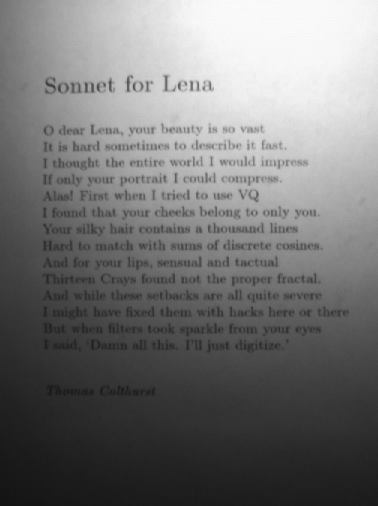
#> input picture data/images/text1.png, 378 x 506 px
$ python day044.py
#> lines starting #> are read from the running program, lines starting #| are printed output that depends on the picture; after the words box and inside, x2 and y2 are one past the last pixel; in counts of white or black regions, pixels touching at a corner belong together
'''
Author       : Bingqiang Zhou
Date         : 2021-02-17 16:33:11
LastEditors  : Bingqiang Zhou
LastEditTime : 2021-02-17 16:55:56
Description  : OpenCV中图像二化自适应阈值算法
    OpenCV中的自适应阈值算法主要是基于均值实现，
    根据计算均值的方法不同分为盒子模糊均值与高斯模糊均值，
    然后使用原图减去均值图像，得到的差值图像进行自适应分割，
    相关的API如下：
        void cv::adaptiveThreshold(
        InputArray src,
        OutputArray dst,
        double maxValue,
        int adaptiveMethod,
        int thresholdType,
        int blockSize,
        double C
        )
    其中blockSize取值必须是奇数，C取值在10左右

    自适应方法类型：
    ADAPTIVE_THRESH_GAUSSIAN_C = 1
    ADAPTIVE_THRESH_MEAN_C = 0

    当阈值操作类型thresholdType为：THRESH_BINARY
    二值图像 = 原图 – 均值图像 > -C ? 255 : 0

    当阈值操作类型thresholdType为：THRESH_BINARY_INV
    二值图像 = 原图 – 均值图像 > -C ? 0 : 255
'''

import cv2 as cv
import matplotlib.pyplot as plt

src = cv.imread("../data/images/text1.png")
#> src is the input picture: shape (506, 378, 3); min 19, max 251, mean 117.3
gray = cv.cvtColor(src, cv.COLOR_BGR2GRAY)

threshold, binary_THRESH_TRIANGLE = cv.threshold(gray, 0, 255, cv.THRESH_TRIANGLE)
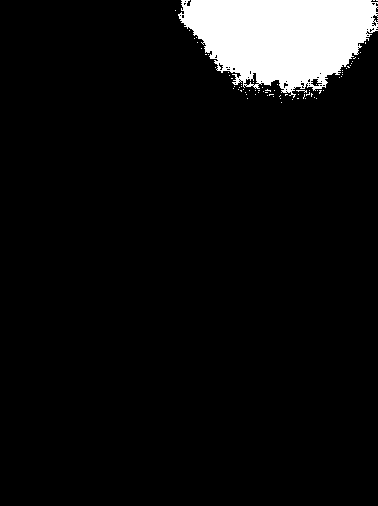
#> binary_THRESH_TRIANGLE: shape (506, 378); 7% white; 76 white regions (75 under 20 px), largest, box (x1, y1, x2, y2) and area: (178, 0, 378, 98) 13260
#> threshold = 240
print("THRESH_TRIANGLE threshold: ", threshold)
#| THRESH_TRIANGLE threshold:  240.0

threshold, binary_THRESH_OTSU = cv.threshold(gray, 0, 255, cv.THRESH_OTSU)
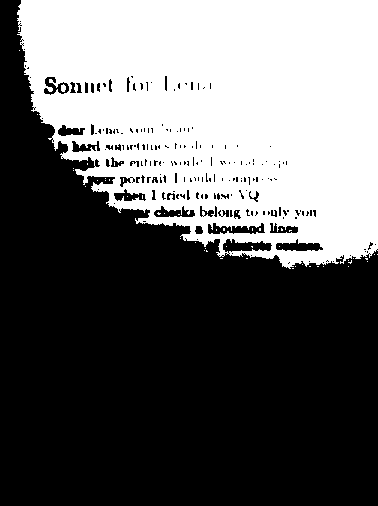
#> binary_THRESH_OTSU: shape (506, 378); 38.9% white; 52 white regions (50 under 20 px), largest, box (x1, y1, x2, y2) and area: (17, 0, 378, 269) 74240, (61, 84, 66, 92) 32
#> threshold = 131
print("THRESH_OTSU threshold: ", threshold)
#| THRESH_OTSU threshold:  131.0


binary_ADAPTIVE_THRESH_GAUSSIAN_C = cv.adaptiveThreshold(gray, 255, cv.ADAPTIVE_THRESH_GAUSSIAN_C, cv.THRESH_BINARY, 25, 10)
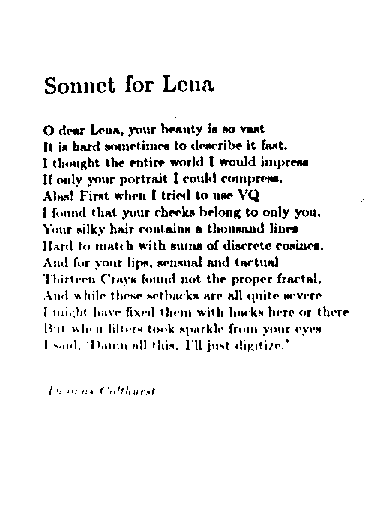
#> binary_ADAPTIVE_THRESH_GAUSSIAN_C: shape (506, 378); 93.6% white; black in thin lines or dots, all inside (x1, y1, x2, y2) = (43, 75, 364, 395)

binary_ADAPTIVE_THRESH_MEAN_C = cv.adaptiveThreshold(gray, 255, cv.ADAPTIVE_THRESH_MEAN_C, cv.THRESH_BINARY, 25, 10)
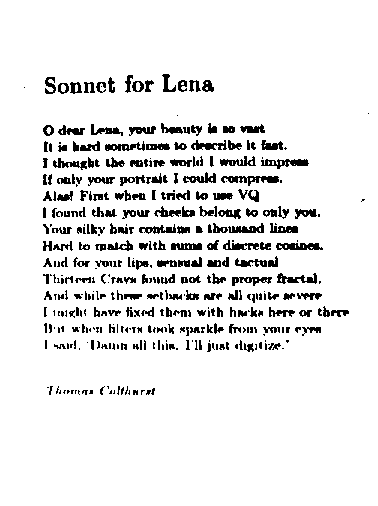
#> binary_ADAPTIVE_THRESH_MEAN_C: shape (506, 378); 91.6% white; 383 black regions (150 under 20 px), largest, box (x1, y1, x2, y2) and area: (221, 176, 279, 186) 299, (261, 159, 309, 169) 252, (276, 243, 323, 250) 251

# 可视化
rows = 2
cols = 3
images = [src, binary_THRESH_TRIANGLE, binary_THRESH_OTSU, binary_ADAPTIVE_THRESH_GAUSSIAN_C, binary_ADAPTIVE_THRESH_MEAN_C]
titles = ["original image", "THRESH_TRIANGLE", "THRESH_OTSU", "ADAPTIVE_THRESH_GAUSSIAN_C", "ADAPTIVE_THRESH_MEAN_C"]
for index, image in enumerate(images):
    plt.subplot(rows, cols, index + 1)
    if index >= len(titles):
        plt.title("image")
    else:
        plt.title(titles[index])
    plt.axis("off")
    if image.ndim > 2:
        plt.imshow(image[:, :, ::-1])
    else:
        plt.imshow(image, cmap="gray")
#> this loop made 5 passes
plt.show()
